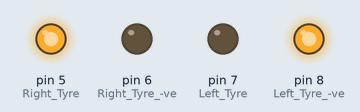
Simulated run of this sketch. Board: Arduino Uno, built with avr-gcc and run on an emulated ATmega328P. On the bench: output pins drawn as LEDs (lit = HIGH).

Above: at 1.5 s.
At 7.8 s:
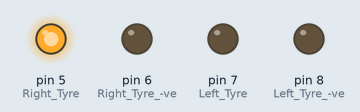
At 17.7 s:
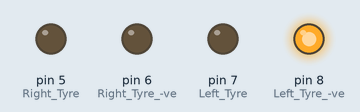
At 20.0 s:
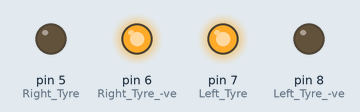
Timing chart, 0 to 28.0 s (numbered marks = the images above):
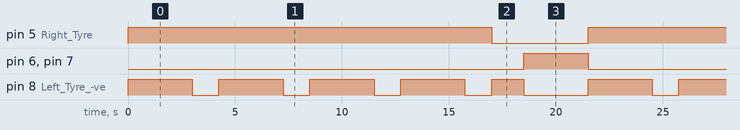

Measured:
- by itself, pin 5 (Right_Tyre): alternates HIGH for 17.0 s and LOW for 4.5 s
- by itself, pin 6 (Right_Tyre_-ve), pin 7 (Left_Tyre): alternates HIGH for 3.0 s and LOW for 18.5 s
- by itself, pin 8 (Left_Tyre_-ve): repeats every 21.5 s: 3 × (LOW 1.3 s, HIGH 3.0 s), LOW 1.3 s, HIGH 1.5 s, LOW 3.0 s, HIGH 3.0 s

The sketch:

1.RoboCarMovement.ino
```cpp
void setup() {
  pinMode(5,OUTPUT); //Right Tyre +ve
  pinMode(6,OUTPUT); //Right Tyre -ve
  pinMode(7,OUTPUT); //Left Tyre +ve
  pinMode(8,OUTPUT); //Left Tyre -ve
}

void Forward()
{
  digitalWrite(5,HIGH);
  digitalWrite(6,LOW);
  digitalWrite(7,LOW);
  digitalWrite(8,HIGH);
}
void Backward()
{
  digitalWrite(5,LOW);
  digitalWrite(6,HIGH);
  digitalWrite(7,HIGH);
  digitalWrite(8,LOW);
}
void Left()
{
  digitalWrite(5,HIGH);
  digitalWrite(6,LOW);
  digitalWrite(7,LOW);
  digitalWrite(8,LOW);
}
void Right()
{
  digitalWrite(5,LOW);
  digitalWrite(6,LOW);
  digitalWrite(7,LOW);
  digitalWrite(8,HIGH);
}
void Anti()
{
  digitalWrite(5,HIGH);
  digitalWrite(6,LOW);
  digitalWrite(7,HIGH);
  digitalWrite(8,LOW);
}
void Clock()
{
  digitalWrite(5,LOW);
  digitalWrite(6,HIGH);
  digitalWrite(7,LOW);
  digitalWrite(8,HIGH);
}

void loop() {
  Forward();
  delay(3000);
  Left();
  delay(1250);
  Forward();
  delay(3000);
  Left();
  delay(1250);
  Forward();
  delay(3000);
  Left();
  delay(1250);
  Forward();
  delay(3000);
  Left();
  delay(1250);
  Right();
  delay(1500);
  Backward();
  delay(3000);
}
```
